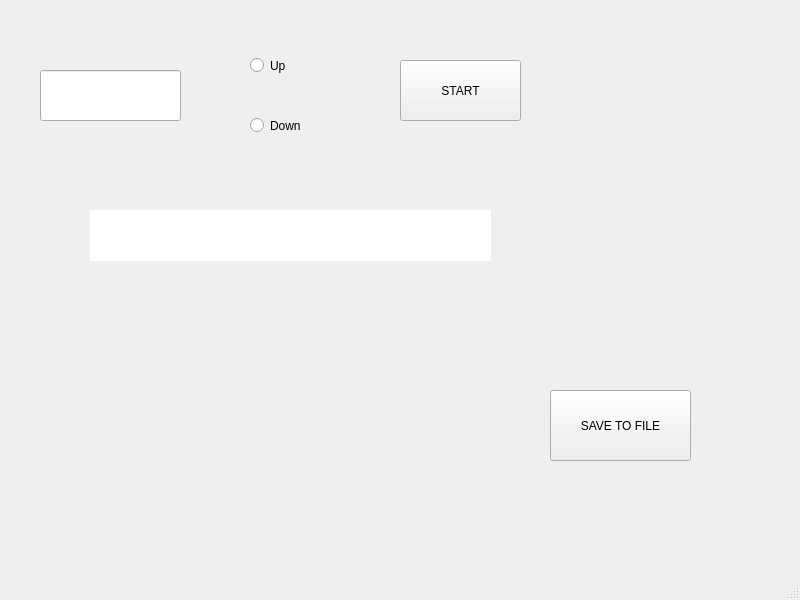
<?xml version="1.0" encoding="UTF-8"?>
<ui version="4.0">
 <class>MainWindow</class>
 <widget class="QMainWindow" name="MainWindow">
  <property name="geometry">
   <rect>
    <x>0</x>
    <y>0</y>
    <width>800</width>
    <height>600</height>
   </rect>
  </property>
  <property name="windowTitle">
   <string>MainWindow</string>
  </property>
  <widget class="QWidget" name="centralwidget">
   <widget class="QPushButton" name="BTN_create">
    <property name="geometry">
     <rect>
      <x>400</x>
      <y>60</y>
      <width>121</width>
      <height>61</height>
     </rect>
    </property>
    <property name="text">
     <string>START</string>
    </property>
   </widget>
   <widget class="QLineEdit" name="lineEdit">
    <property name="geometry">
     <rect>
      <x>40</x>
      <y>70</y>
      <width>141</width>
      <height>51</height>
     </rect>
    </property>
   </widget>
   <widget class="QRadioButton" name="BTN_Up">
    <property name="geometry">
     <rect>
      <x>250</x>
      <y>50</y>
      <width>101</width>
      <height>31</height>
     </rect>
    </property>
    <property name="text">
     <string>Up</string>
    </property>
   </widget>
   <widget class="QRadioButton" name="BTN_Down">
    <property name="geometry">
     <rect>
      <x>250</x>
      <y>110</y>
      <width>91</width>
      <height>31</height>
     </rect>
    </property>
    <property name="text">
     <string>Down</string>
    </property>
   </widget>
   <widget class="QPushButton" name="pushButton">
    <property name="geometry">
     <rect>
      <x>550</x>
      <y>390</y>
      <width>141</width>
      <height>71</height>
     </rect>
    </property>
    <property name="text">
     <string>SAVE TO FILE</string>
    </property>
   </widget>
   <widget class="QLabel" name="label">
    <property name="geometry">
     <rect>
      <x>90</x>
      <y>210</y>
      <width>401</width>
      <height>51</height>
     </rect>
    </property>
    <property name="styleSheet">
     <string notr="true">background-color:#FFFFFF;</string>
    </property>
    <property name="text">
     <string/>
    </property>
   </widget>
  </widget>
  <widget class="QMenuBar" name="menubar">
   <property name="geometry">
    <rect>
     <x>0</x>
     <y>0</y>
     <width>800</width>
     <height>21</height>
    </rect>
   </property>
  </widget>
  <widget class="QStatusBar" name="statusbar"/>
 </widget>
 <resources/>
 <connections/>
</ui>
